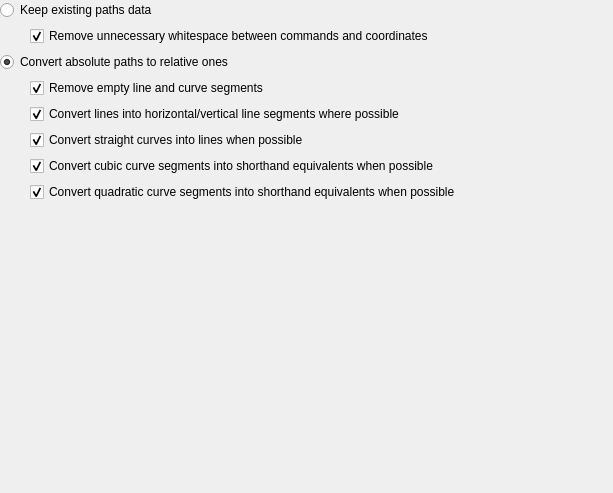
            <widget class="QWidget" name="scrollAreaWidgetContents_5">
             <property name="geometry">
              <rect>
               <x>0</x>
               <y>0</y>
               <width>613</width>
               <height>493</height>
              </rect>
             </property>
             <layout class="QVBoxLayout" name="verticalLayout_12">
              <property name="margin">
               <number>0</number>
              </property>
              <item>
               <widget class="QRadioButton" name="radioBtnKeepPaths">
                <property name="accessibleName">
                 <string>convert-abs-paths=no</string>
                </property>
                <property name="accessibleDescription">
                 <string>convert-abs-paths=yes</string>
                </property>
                <property name="text">
                 <string>Keep existing paths data</string>
                </property>
                <property name="checked">
                 <bool>false</bool>
                </property>
               </widget>
              </item>
              <item>
               <widget class="QWidget" name="widgetKeepPaths" native="true">
                <property name="sizePolicy">
                 <sizepolicy hsizetype="Preferred" vsizetype="Fixed">
                  <horstretch>0</horstretch>
                  <verstretch>0</verstretch>
                 </sizepolicy>
                </property>
                <layout class="QVBoxLayout" name="verticalLayout_13">
                 <property name="leftMargin">
                  <number>30</number>
                 </property>
                 <property name="topMargin">
                  <number>0</number>
                 </property>
                 <property name="rightMargin">
                  <number>0</number>
                 </property>
                 <property name="bottomMargin">
                  <number>0</number>
                 </property>
                 <item>
                  <widget class="QCheckBox" name="checkBox_13">
                   <property name="accessibleName">
                    <string>remove-uwsp-path</string>
                   </property>
                   <property name="text">
                    <string>Remove unnecessary whitespace between commands and coordinates</string>
                   </property>
                   <property name="checked">
                    <bool>true</bool>
                   </property>
                  </widget>
                 </item>
                </layout>
               </widget>
              </item>
              <item>
               <widget class="QRadioButton" name="radioBtnConvertPaths">
                <property name="accessibleName">
                 <string>convert-abs-paths=yes</string>
                </property>
                <property name="accessibleDescription">
                 <string>convert-abs-paths=yes</string>
                </property>
                <property name="text">
                 <string>Convert absolute paths to relative ones</string>
                </property>
                <property name="checked">
                 <bool>true</bool>
                </property>
               </widget>
              </item>
              <item>
               <widget class="QWidget" name="widgetConvertPaths" native="true">
                <property name="sizePolicy">
                 <sizepolicy hsizetype="Preferred" vsizetype="Fixed">
                  <horstretch>0</horstretch>
                  <verstretch>0</verstretch>
                 </sizepolicy>
                </property>
                <layout class="QVBoxLayout" name="verticalLayout_14">
                 <property name="leftMargin">
                  <number>30</number>
                 </property>
                 <property name="topMargin">
                  <number>0</number>
                 </property>
                 <property name="rightMargin">
                  <number>0</number>
                 </property>
                 <property name="bottomMargin">
                  <number>0</number>
                 </property>
                 <item>
                  <widget class="QCheckBox" name="checkBox_17">
                   <property name="accessibleName">
                    <string>remove-empty-segments</string>
                   </property>
                   <property name="text">
                    <string>Remove empty line and curve segments</string>
                   </property>
                   <property name="checked">
                    <bool>true</bool>
                   </property>
                  </widget>
                 </item>
                 <item>
                  <widget class="QCheckBox" name="checkBox_44">
                   <property name="accessibleName">
                    <string>convert-lines-hv</string>
                   </property>
                   <property name="text">
                    <string>Convert lines into horizontal/vertical line segments where possible</string>
                   </property>
                   <property name="checked">
                    <bool>true</bool>
                   </property>
                  </widget>
                 </item>
                 <item>
                  <widget class="QCheckBox" name="checkBox_43">
                   <property name="accessibleName">
                    <string>convert-curves-lines</string>
                   </property>
                   <property name="text">
                    <string>Convert straight curves into lines when possible</string>
                   </property>
                   <property name="checked">
                    <bool>true</bool>
                   </property>
                  </widget>
                 </item>
                 <item>
                  <widget class="QCheckBox" name="checkBox_42">
                   <property name="accessibleName">
                    <string>convert-curves-cs</string>
                   </property>
                   <property name="text">
                    <string>Convert cubic curve segments into shorthand equivalents when possible</string>
                   </property>
                   <property name="checked">
                    <bool>true</bool>
                   </property>
                  </widget>
                 </item>
                 <item>
                  <widget class="QCheckBox" name="checkBox_33">
                   <property name="accessibleName">
                    <string>convert-curves-qt</string>
                   </property>
                   <property name="text">
                    <string>Convert quadratic curve segments into shorthand equivalents when possible</string>
                   </property>
                   <property name="checked">
                    <bool>true</bool>
                   </property>
                  </widget>
                 </item>
                </layout>
               </widget>
              </item>
              <item>
               <spacer name="verticalSpacer_6">
                <property name="orientation">
                 <enum>Qt::Vertical</enum>
                </property>
                <property name="sizeHint" stdset="0">
                 <size>
                  <width>20</width>
                  <height>40</height>
                 </size>
                </property>
               </spacer>
              </item>
             </layout>
            </widget>
